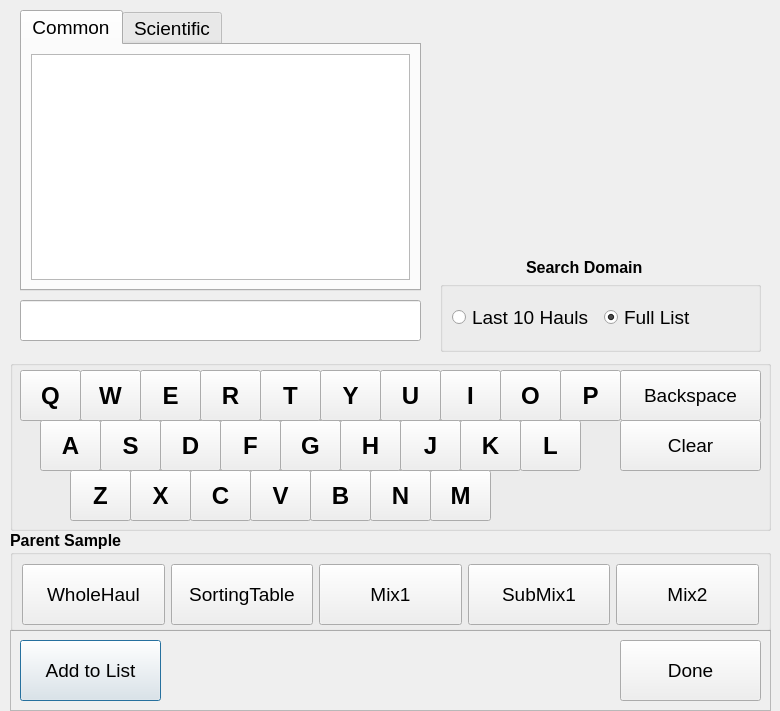
<?xml version="1.0" encoding="UTF-8"?>
<ui version="4.0">
 <class>addcatchspcDlg</class>
 <widget class="QDialog" name="addcatchspcDlg">
  <property name="windowModality">
   <enum>Qt::NonModal</enum>
  </property>
  <property name="geometry">
   <rect>
    <x>0</x>
    <y>0</y>
    <width>780</width>
    <height>711</height>
   </rect>
  </property>
  <property name="windowTitle">
   <string>Add Species</string>
  </property>
  <widget class="QFrame" name="frame">
   <property name="geometry">
    <rect>
     <x>10</x>
     <y>630</y>
     <width>761</width>
     <height>81</height>
    </rect>
   </property>
   <property name="frameShape">
    <enum>QFrame::StyledPanel</enum>
   </property>
   <property name="frameShadow">
    <enum>QFrame::Raised</enum>
   </property>
   <layout class="QHBoxLayout" name="horizontalLayout">
    <item>
     <widget class="QPushButton" name="addBtn">
      <property name="minimumSize">
       <size>
        <width>141</width>
        <height>61</height>
       </size>
      </property>
      <property name="font">
       <font>
        <pointsize>14</pointsize>
       </font>
      </property>
      <property name="text">
       <string>Add to List</string>
      </property>
     </widget>
    </item>
    <item>
     <spacer name="horizontalSpacer">
      <property name="orientation">
       <enum>Qt::Horizontal</enum>
      </property>
      <property name="sizeHint" stdset="0">
       <size>
        <width>40</width>
        <height>20</height>
       </size>
      </property>
     </spacer>
    </item>
    <item>
     <widget class="QPushButton" name="doneBtn">
      <property name="minimumSize">
       <size>
        <width>141</width>
        <height>61</height>
       </size>
      </property>
      <property name="font">
       <font>
        <pointsize>14</pointsize>
       </font>
      </property>
      <property name="text">
       <string>Done</string>
      </property>
     </widget>
    </item>
   </layout>
  </widget>
  <widget class="QGroupBox" name="groupBox">
   <property name="geometry">
    <rect>
     <x>10</x>
     <y>360</y>
     <width>761</width>
     <height>171</height>
    </rect>
   </property>
   <property name="minimumSize">
    <size>
     <width>621</width>
     <height>0</height>
    </size>
   </property>
   <property name="title">
    <string/>
   </property>
   <widget class="QPushButton" name="E_Btn">
    <property name="geometry">
     <rect>
      <x>130</x>
      <y>10</y>
      <width>61</width>
      <height>51</height>
     </rect>
    </property>
    <property name="font">
     <font>
      <pointsize>18</pointsize>
      <weight>75</weight>
      <bold>true</bold>
     </font>
    </property>
    <property name="text">
     <string>E</string>
    </property>
   </widget>
   <widget class="QPushButton" name="I_Btn">
    <property name="geometry">
     <rect>
      <x>430</x>
      <y>10</y>
      <width>61</width>
      <height>51</height>
     </rect>
    </property>
    <property name="font">
     <font>
      <pointsize>18</pointsize>
      <weight>75</weight>
      <bold>true</bold>
     </font>
    </property>
    <property name="text">
     <string>I</string>
    </property>
   </widget>
   <widget class="QPushButton" name="O_Btn">
    <property name="geometry">
     <rect>
      <x>490</x>
      <y>10</y>
      <width>61</width>
      <height>51</height>
     </rect>
    </property>
    <property name="font">
     <font>
      <pointsize>18</pointsize>
      <weight>75</weight>
      <bold>true</bold>
     </font>
    </property>
    <property name="text">
     <string>O</string>
    </property>
   </widget>
   <widget class="QPushButton" name="U_Btn">
    <property name="geometry">
     <rect>
      <x>370</x>
      <y>10</y>
      <width>61</width>
      <height>51</height>
     </rect>
    </property>
    <property name="font">
     <font>
      <pointsize>18</pointsize>
      <weight>75</weight>
      <bold>true</bold>
     </font>
    </property>
    <property name="text">
     <string>U</string>
    </property>
   </widget>
   <widget class="QPushButton" name="N_Btn">
    <property name="geometry">
     <rect>
      <x>360</x>
      <y>110</y>
      <width>61</width>
      <height>51</height>
     </rect>
    </property>
    <property name="font">
     <font>
      <pointsize>18</pointsize>
      <weight>75</weight>
      <bold>true</bold>
     </font>
    </property>
    <property name="text">
     <string>N</string>
    </property>
   </widget>
   <widget class="QPushButton" name="D_Btn">
    <property name="geometry">
     <rect>
      <x>150</x>
      <y>60</y>
      <width>61</width>
      <height>51</height>
     </rect>
    </property>
    <property name="font">
     <font>
      <pointsize>18</pointsize>
      <weight>75</weight>
      <bold>true</bold>
     </font>
    </property>
    <property name="text">
     <string>D</string>
    </property>
   </widget>
   <widget class="QPushButton" name="G_Btn">
    <property name="geometry">
     <rect>
      <x>270</x>
      <y>60</y>
      <width>61</width>
      <height>51</height>
     </rect>
    </property>
    <property name="font">
     <font>
      <pointsize>18</pointsize>
      <weight>75</weight>
      <bold>true</bold>
     </font>
    </property>
    <property name="text">
     <string>G</string>
    </property>
   </widget>
   <widget class="QPushButton" name="K_Btn">
    <property name="geometry">
     <rect>
      <x>450</x>
      <y>60</y>
      <width>61</width>
      <height>51</height>
     </rect>
    </property>
    <property name="font">
     <font>
      <pointsize>18</pointsize>
      <weight>75</weight>
      <bold>true</bold>
     </font>
    </property>
    <property name="text">
     <string>K</string>
    </property>
   </widget>
   <widget class="QPushButton" name="R_Btn">
    <property name="geometry">
     <rect>
      <x>190</x>
      <y>10</y>
      <width>61</width>
      <height>51</height>
     </rect>
    </property>
    <property name="font">
     <font>
      <pointsize>18</pointsize>
      <weight>75</weight>
      <bold>true</bold>
     </font>
    </property>
    <property name="text">
     <string>R</string>
    </property>
   </widget>
   <widget class="QPushButton" name="F_Btn">
    <property name="geometry">
     <rect>
      <x>210</x>
      <y>60</y>
      <width>61</width>
      <height>51</height>
     </rect>
    </property>
    <property name="font">
     <font>
      <pointsize>18</pointsize>
      <weight>75</weight>
      <bold>true</bold>
     </font>
    </property>
    <property name="text">
     <string>F</string>
    </property>
   </widget>
   <widget class="QPushButton" name="P_Btn">
    <property name="geometry">
     <rect>
      <x>550</x>
      <y>10</y>
      <width>61</width>
      <height>51</height>
     </rect>
    </property>
    <property name="font">
     <font>
      <pointsize>18</pointsize>
      <weight>75</weight>
      <bold>true</bold>
     </font>
    </property>
    <property name="text">
     <string>P</string>
    </property>
   </widget>
   <widget class="QPushButton" name="Q_Btn">
    <property name="geometry">
     <rect>
      <x>10</x>
      <y>10</y>
      <width>61</width>
      <height>51</height>
     </rect>
    </property>
    <property name="font">
     <font>
      <pointsize>18</pointsize>
      <weight>75</weight>
      <bold>true</bold>
     </font>
    </property>
    <property name="text">
     <string>Q</string>
    </property>
   </widget>
   <widget class="QPushButton" name="T_Btn">
    <property name="geometry">
     <rect>
      <x>250</x>
      <y>10</y>
      <width>61</width>
      <height>51</height>
     </rect>
    </property>
    <property name="font">
     <font>
      <pointsize>18</pointsize>
      <weight>75</weight>
      <bold>true</bold>
     </font>
    </property>
    <property name="text">
     <string>T</string>
    </property>
   </widget>
   <widget class="QPushButton" name="L_Btn">
    <property name="geometry">
     <rect>
      <x>510</x>
      <y>60</y>
      <width>61</width>
      <height>51</height>
     </rect>
    </property>
    <property name="font">
     <font>
      <pointsize>18</pointsize>
      <weight>75</weight>
      <bold>true</bold>
     </font>
    </property>
    <property name="text">
     <string>L</string>
    </property>
   </widget>
   <widget class="QPushButton" name="W_Btn">
    <property name="geometry">
     <rect>
      <x>70</x>
      <y>10</y>
      <width>61</width>
      <height>51</height>
     </rect>
    </property>
    <property name="font">
     <font>
      <pointsize>18</pointsize>
      <weight>75</weight>
      <bold>true</bold>
     </font>
    </property>
    <property name="text">
     <string>W</string>
    </property>
   </widget>
   <widget class="QPushButton" name="V_Btn">
    <property name="geometry">
     <rect>
      <x>240</x>
      <y>110</y>
      <width>61</width>
      <height>51</height>
     </rect>
    </property>
    <property name="font">
     <font>
      <pointsize>18</pointsize>
      <weight>75</weight>
      <bold>true</bold>
     </font>
    </property>
    <property name="text">
     <string>V</string>
    </property>
   </widget>
   <widget class="QPushButton" name="S_Btn">
    <property name="geometry">
     <rect>
      <x>90</x>
      <y>60</y>
      <width>61</width>
      <height>51</height>
     </rect>
    </property>
    <property name="font">
     <font>
      <pointsize>18</pointsize>
      <weight>75</weight>
      <bold>true</bold>
     </font>
    </property>
    <property name="text">
     <string>S</string>
    </property>
   </widget>
   <widget class="QPushButton" name="M_Btn">
    <property name="geometry">
     <rect>
      <x>420</x>
      <y>110</y>
      <width>61</width>
      <height>51</height>
     </rect>
    </property>
    <property name="font">
     <font>
      <pointsize>18</pointsize>
      <weight>75</weight>
      <bold>true</bold>
     </font>
    </property>
    <property name="text">
     <string>M</string>
    </property>
   </widget>
   <widget class="QPushButton" name="Y_Btn">
    <property name="geometry">
     <rect>
      <x>310</x>
      <y>10</y>
      <width>61</width>
      <height>51</height>
     </rect>
    </property>
    <property name="font">
     <font>
      <pointsize>18</pointsize>
      <weight>75</weight>
      <bold>true</bold>
     </font>
    </property>
    <property name="text">
     <string>Y</string>
    </property>
   </widget>
   <widget class="QPushButton" name="X_Btn">
    <property name="geometry">
     <rect>
      <x>120</x>
      <y>110</y>
      <width>61</width>
      <height>51</height>
     </rect>
    </property>
    <property name="font">
     <font>
      <pointsize>18</pointsize>
      <weight>75</weight>
      <bold>true</bold>
     </font>
    </property>
    <property name="text">
     <string>X</string>
    </property>
   </widget>
   <widget class="QPushButton" name="A_Btn">
    <property name="geometry">
     <rect>
      <x>30</x>
      <y>60</y>
      <width>61</width>
      <height>51</height>
     </rect>
    </property>
    <property name="font">
     <font>
      <pointsize>18</pointsize>
      <weight>75</weight>
      <bold>true</bold>
     </font>
    </property>
    <property name="text">
     <string>A</string>
    </property>
   </widget>
   <widget class="QPushButton" name="H_Btn">
    <property name="geometry">
     <rect>
      <x>330</x>
      <y>60</y>
      <width>61</width>
      <height>51</height>
     </rect>
    </property>
    <property name="font">
     <font>
      <pointsize>18</pointsize>
      <weight>75</weight>
      <bold>true</bold>
     </font>
    </property>
    <property name="text">
     <string>H</string>
    </property>
   </widget>
   <widget class="QPushButton" name="J_Btn">
    <property name="geometry">
     <rect>
      <x>390</x>
      <y>60</y>
      <width>61</width>
      <height>51</height>
     </rect>
    </property>
    <property name="font">
     <font>
      <pointsize>18</pointsize>
      <weight>75</weight>
      <bold>true</bold>
     </font>
    </property>
    <property name="text">
     <string>J</string>
    </property>
   </widget>
   <widget class="QPushButton" name="Z_Btn">
    <property name="geometry">
     <rect>
      <x>60</x>
      <y>110</y>
      <width>61</width>
      <height>51</height>
     </rect>
    </property>
    <property name="font">
     <font>
      <pointsize>18</pointsize>
      <weight>75</weight>
      <bold>true</bold>
     </font>
    </property>
    <property name="text">
     <string>Z</string>
    </property>
   </widget>
   <widget class="QPushButton" name="C_Btn">
    <property name="geometry">
     <rect>
      <x>180</x>
      <y>110</y>
      <width>61</width>
      <height>51</height>
     </rect>
    </property>
    <property name="font">
     <font>
      <pointsize>18</pointsize>
      <weight>75</weight>
      <bold>true</bold>
     </font>
    </property>
    <property name="text">
     <string>C</string>
    </property>
   </widget>
   <widget class="QPushButton" name="B_Btn">
    <property name="geometry">
     <rect>
      <x>300</x>
      <y>110</y>
      <width>61</width>
      <height>51</height>
     </rect>
    </property>
    <property name="font">
     <font>
      <pointsize>18</pointsize>
      <weight>75</weight>
      <bold>true</bold>
     </font>
    </property>
    <property name="text">
     <string>B</string>
    </property>
   </widget>
   <widget class="QPushButton" name="backBtn">
    <property name="geometry">
     <rect>
      <x>610</x>
      <y>10</y>
      <width>141</width>
      <height>51</height>
     </rect>
    </property>
    <property name="font">
     <font>
      <pointsize>14</pointsize>
      <weight>50</weight>
      <bold>false</bold>
     </font>
    </property>
    <property name="text">
     <string>Backspace</string>
    </property>
   </widget>
   <widget class="QPushButton" name="clearBtn">
    <property name="geometry">
     <rect>
      <x>610</x>
      <y>60</y>
      <width>141</width>
      <height>51</height>
     </rect>
    </property>
    <property name="font">
     <font>
      <pointsize>14</pointsize>
     </font>
    </property>
    <property name="text">
     <string>Clear</string>
    </property>
   </widget>
  </widget>
  <widget class="QTabWidget" name="nameTab">
   <property name="geometry">
    <rect>
     <x>20</x>
     <y>10</y>
     <width>401</width>
     <height>281</height>
    </rect>
   </property>
   <property name="font">
    <font>
     <pointsize>14</pointsize>
    </font>
   </property>
   <property name="currentIndex">
    <number>0</number>
   </property>
   <widget class="QWidget" name="tab">
    <attribute name="title">
     <string>Common</string>
    </attribute>
    <layout class="QHBoxLayout" name="horizontalLayout_4">
     <item>
      <widget class="QListWidget" name="fullspcCList">
       <property name="font">
        <font>
         <pointsize>14</pointsize>
        </font>
       </property>
      </widget>
     </item>
    </layout>
   </widget>
   <widget class="QWidget" name="tab_2">
    <attribute name="title">
     <string>Scientific</string>
    </attribute>
    <layout class="QHBoxLayout" name="horizontalLayout_2">
     <item>
      <widget class="QListWidget" name="fullspcSList">
       <property name="font">
        <font>
         <pointsize>14</pointsize>
        </font>
       </property>
      </widget>
     </item>
    </layout>
   </widget>
  </widget>
  <widget class="QLabel" name="picLabel">
   <property name="geometry">
    <rect>
     <x>440</x>
     <y>50</y>
     <width>331</width>
     <height>191</height>
    </rect>
   </property>
   <property name="frameShape">
    <enum>QFrame::NoFrame</enum>
   </property>
   <property name="frameShadow">
    <enum>QFrame::Plain</enum>
   </property>
   <property name="text">
    <string/>
   </property>
  </widget>
  <widget class="QGroupBox" name="groupBox_2">
   <property name="geometry">
    <rect>
     <x>440</x>
     <y>281</y>
     <width>321</width>
     <height>71</height>
    </rect>
   </property>
   <property name="title">
    <string/>
   </property>
   <layout class="QHBoxLayout" name="horizontalLayout_3">
    <item>
     <widget class="QRadioButton" name="radio10">
      <property name="font">
       <font>
        <pointsize>14</pointsize>
       </font>
      </property>
      <property name="text">
       <string>Last 10 Hauls</string>
      </property>
     </widget>
    </item>
    <item>
     <widget class="QRadioButton" name="radioFull">
      <property name="font">
       <font>
        <pointsize>14</pointsize>
       </font>
      </property>
      <property name="text">
       <string>Full List</string>
      </property>
      <property name="checked">
       <bool>true</bool>
      </property>
      <property name="autoRepeat">
       <bool>false</bool>
      </property>
     </widget>
    </item>
   </layout>
  </widget>
  <widget class="QLabel" name="label">
   <property name="geometry">
    <rect>
     <x>526</x>
     <y>250</y>
     <width>121</width>
     <height>34</height>
    </rect>
   </property>
   <property name="font">
    <font>
     <pointsize>12</pointsize>
     <weight>75</weight>
     <bold>true</bold>
    </font>
   </property>
   <property name="text">
    <string>Search Domain</string>
   </property>
   <property name="alignment">
    <set>Qt::AlignLeading|Qt::AlignLeft|Qt::AlignVCenter</set>
   </property>
  </widget>
  <widget class="QLabel" name="spcLabel">
   <property name="geometry">
    <rect>
     <x>450</x>
     <y>30</y>
     <width>311</width>
     <height>51</height>
    </rect>
   </property>
   <property name="font">
    <font>
     <pointsize>18</pointsize>
    </font>
   </property>
   <property name="text">
    <string/>
   </property>
  </widget>
  <widget class="QLineEdit" name="lineEdit">
   <property name="geometry">
    <rect>
     <x>20</x>
     <y>300</y>
     <width>401</width>
     <height>41</height>
    </rect>
   </property>
   <property name="font">
    <font>
     <pointsize>14</pointsize>
    </font>
   </property>
  </widget>
  <widget class="QGroupBox" name="groupBox_3">
   <property name="geometry">
    <rect>
     <x>10</x>
     <y>530</y>
     <width>761</width>
     <height>101</height>
    </rect>
   </property>
   <property name="font">
    <font>
     <pointsize>12</pointsize>
     <weight>75</weight>
     <bold>true</bold>
    </font>
   </property>
   <property name="title">
    <string>Parent Sample</string>
   </property>
   <layout class="QHBoxLayout" name="horizontalLayout_5">
    <item>
     <widget class="QPushButton" name="wholeHaulBtn">
      <property name="minimumSize">
       <size>
        <width>0</width>
        <height>61</height>
       </size>
      </property>
      <property name="font">
       <font>
        <pointsize>14</pointsize>
        <weight>50</weight>
        <bold>false</bold>
       </font>
      </property>
      <property name="text">
       <string>WholeHaul</string>
      </property>
      <property name="checkable">
       <bool>true</bool>
      </property>
      <property name="autoExclusive">
       <bool>false</bool>
      </property>
     </widget>
    </item>
    <item>
     <widget class="QPushButton" name="sortTableBtn">
      <property name="minimumSize">
       <size>
        <width>0</width>
        <height>61</height>
       </size>
      </property>
      <property name="font">
       <font>
        <pointsize>14</pointsize>
        <weight>50</weight>
        <bold>false</bold>
       </font>
      </property>
      <property name="text">
       <string>SortingTable</string>
      </property>
      <property name="checkable">
       <bool>true</bool>
      </property>
      <property name="autoExclusive">
       <bool>false</bool>
      </property>
     </widget>
    </item>
    <item>
     <widget class="QPushButton" name="mix1Btn">
      <property name="minimumSize">
       <size>
        <width>0</width>
        <height>61</height>
       </size>
      </property>
      <property name="font">
       <font>
        <pointsize>14</pointsize>
        <weight>50</weight>
        <bold>false</bold>
       </font>
      </property>
      <property name="text">
       <string>Mix1</string>
      </property>
      <property name="checkable">
       <bool>true</bool>
      </property>
      <property name="autoExclusive">
       <bool>false</bool>
      </property>
     </widget>
    </item>
    <item>
     <widget class="QPushButton" name="subMix1Btn">
      <property name="minimumSize">
       <size>
        <width>0</width>
        <height>61</height>
       </size>
      </property>
      <property name="font">
       <font>
        <pointsize>14</pointsize>
        <weight>50</weight>
        <bold>false</bold>
       </font>
      </property>
      <property name="text">
       <string>SubMix1</string>
      </property>
      <property name="checkable">
       <bool>true</bool>
      </property>
      <property name="autoExclusive">
       <bool>false</bool>
      </property>
     </widget>
    </item>
    <item>
     <widget class="QPushButton" name="mix2Btn">
      <property name="minimumSize">
       <size>
        <width>0</width>
        <height>61</height>
       </size>
      </property>
      <property name="font">
       <font>
        <pointsize>14</pointsize>
        <weight>50</weight>
        <bold>false</bold>
       </font>
      </property>
      <property name="text">
       <string>Mix2</string>
      </property>
      <property name="checkable">
       <bool>true</bool>
      </property>
      <property name="autoExclusive">
       <bool>false</bool>
      </property>
     </widget>
    </item>
   </layout>
  </widget>
 </widget>
 <resources/>
 <connections/>
</ui>
